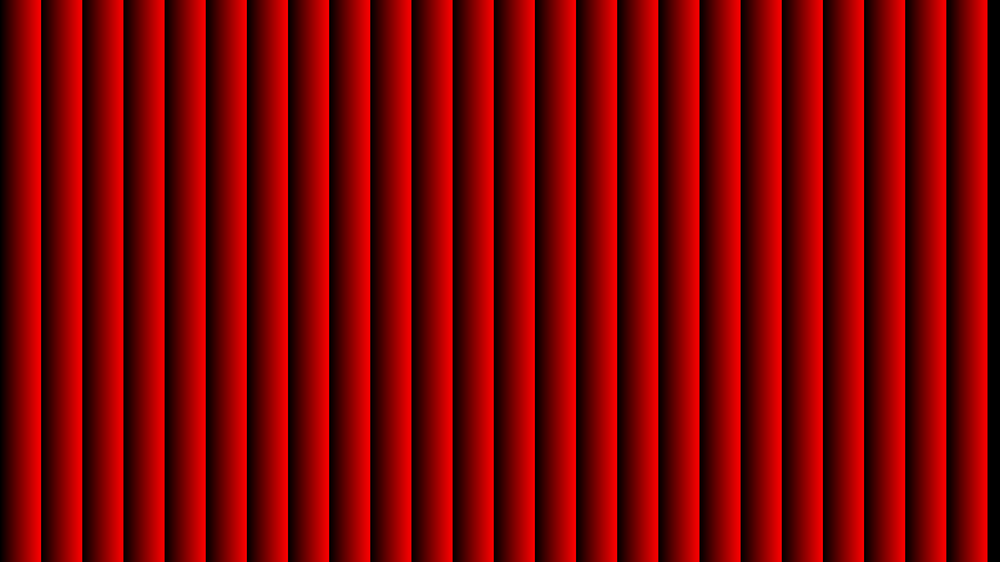
#> input picture RGBScript_shift both/R(blazed)_p79.png, 1000 x 562 px, shrunk from 1920 x 1080 before the run, found by its file name
$ python Merge_R_blybi.py
#> lines starting #> are read from the running program, lines starting #| are printed output that depends on the picture
# -*- coding: utf-8 -*-
"""
Created on Wed Feb 14 11:28:11 2024

@author: SG
"""

from PIL import Image
import numpy as np
import matplotlib.pyplot as plt

im_rh=plt.imread("C:/Users/Laboratorio/MakeHologram/RGBScript_shift both/R(blazed)_p79.png")
#> im_rh is the input picture: shape (562, 1000, 3) float32; mean R, G, B 0.492, 0, 0
# im_gh=plt.imread("Green(H)_p54.png")
im_bh=plt.imread("C:/Users/Laboratorio/MakeHologram/RGBScript_shift both/R(blazed)V_p400.png")
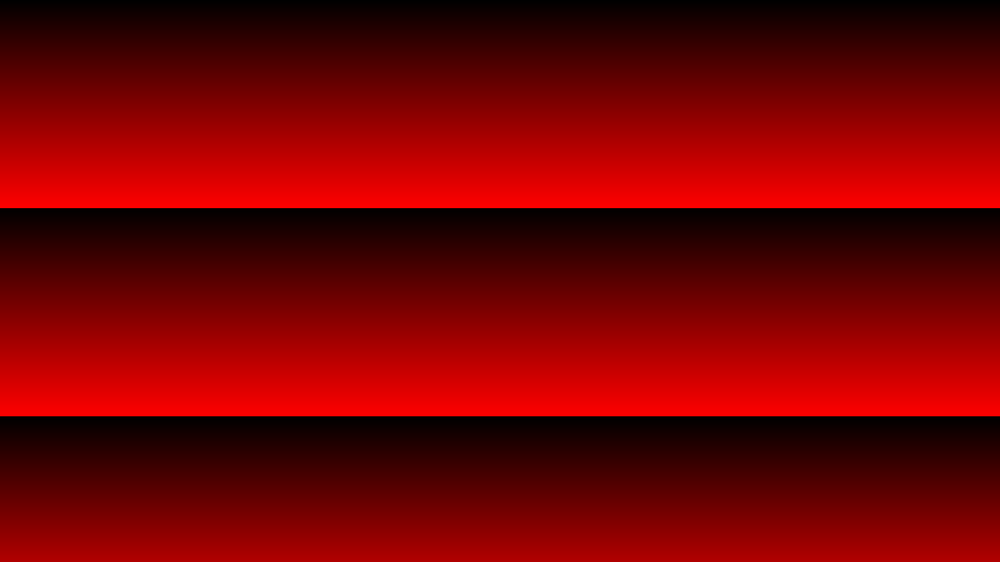
#> input picture RGBScript_shift both/R(blazed)V_p400.png, 1000 x 562 px, shrunk from 1920 x 1080 before the run, found by its file name
#> im_bh is the input picture: shape (562, 1000, 3) float32; mean R, G, B 0.459, 0, 0

im_rb=plt.imread("C:/Users/Laboratorio/MakeHologram/RGBScript_shift both/R_tri_92(V)_p70.png")
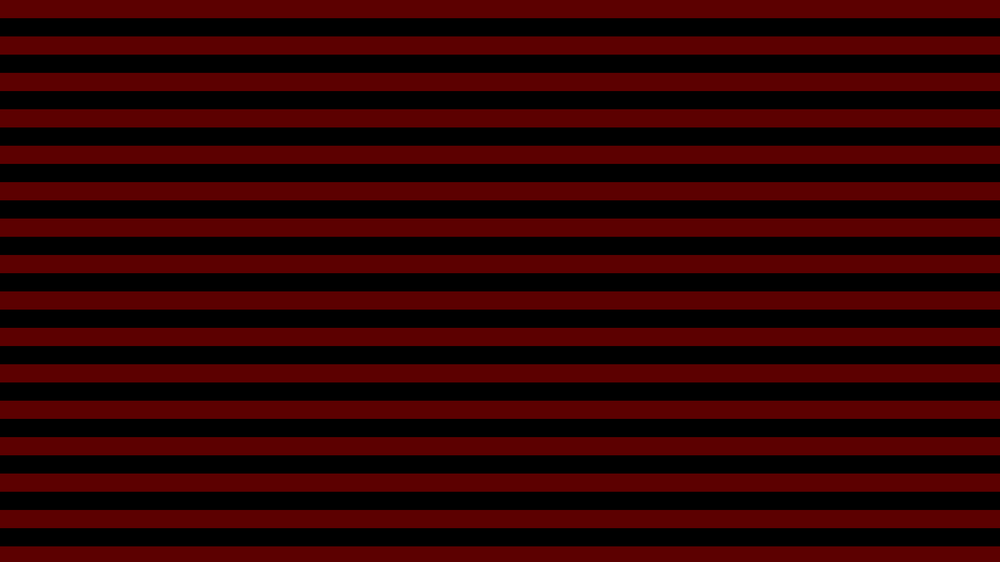
#> input picture RGBScript_shift both/R_tri_92(V)_p70.png, 1000 x 562 px, shrunk from 1920 x 1080 before the run, found by its file name
#> im_rb is the input picture: shape (562, 1000, 3) float32; mean R, G, B 0.186, 0, 0
# im_shift=plt.imread("C:/Users/Laboratorio/MakeHologram/RGBScript_shift both/R(blazed)_p128.png")
# im_gray=plt.imread("Gray(V)_p64.png")
im_rh_array = np.array(im_rh)*255
im_bh_array = np.array(im_bh)*255
# im_shift_array= np.array(im_shift)*255 # extra shift h

im_m = np.zeros_like(im_rh_array)
im_m[:,:,0]=im_rh_array[:,:,0]+im_bh_array[:,:,0]#+im_shift_array[:,:,0]
im_check=im_m[:,:,0] #!!!!!!!!!!!
im_check_h=im_rh_array[:,:,0]
im_check_v=im_bh_array[:,:,0]
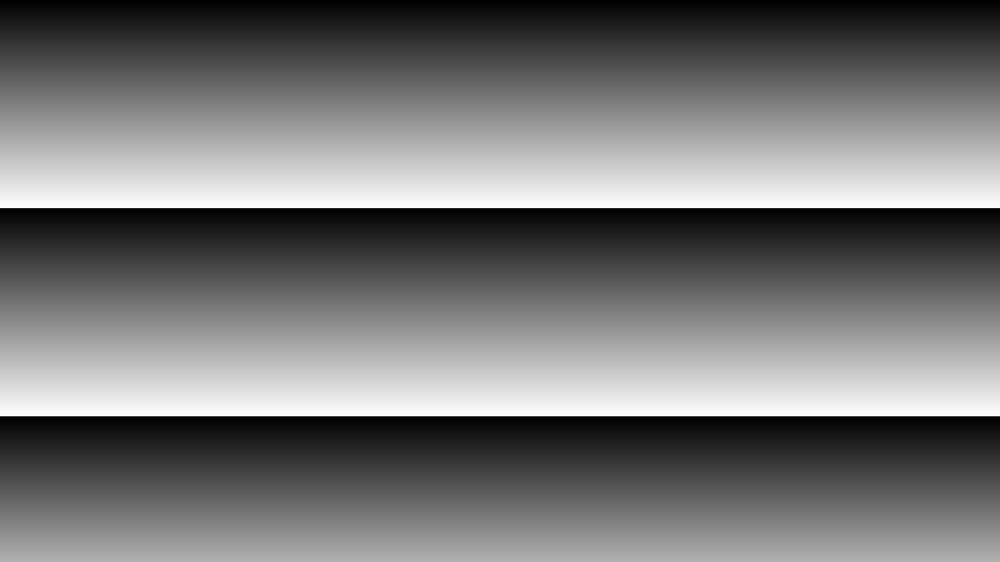
#> im_check_v: shape (562, 1000) float32; min 0, max 255, mean 116.9
im_int=im_check.astype(int)
# im_mod=(im_m/510)*255
# im_mod=im_mod.astype(np.uint8)

im_new_array = np.zeros_like(im_rh_array)
im_new_array[:,:,0] = im_int
im_new_array = im_new_array.astype(np.uint8)
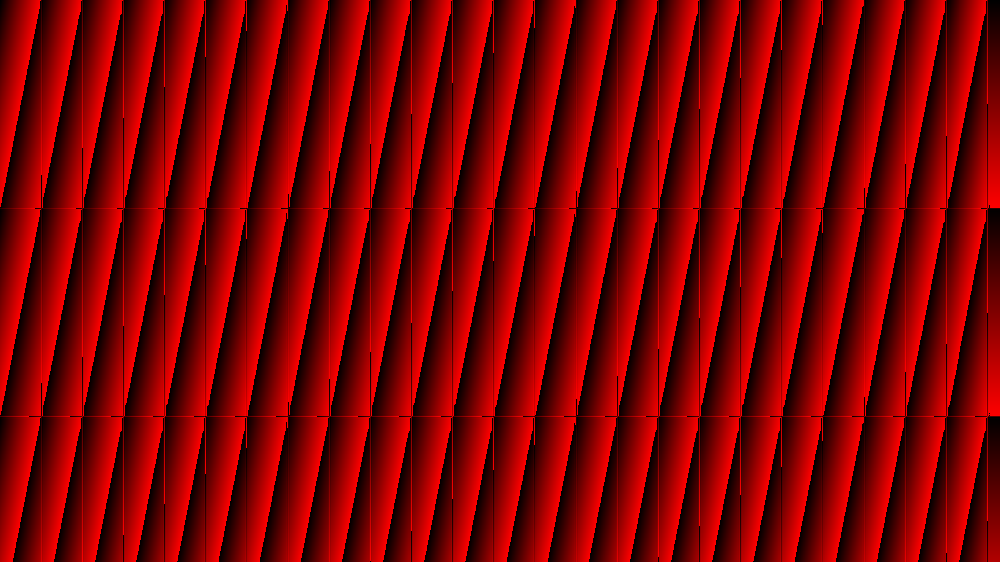
#> im_new_array: shape (562, 1000, 3); mean of channels 0, 1, 2 127.5, 0, 0; drawn as R, G, B

im_new = Image.fromarray(im_new_array)
# im_compare=Image.fromarray(im_mod)
im_new.save('RGB_R_bl2.png')

# plt.imshow(im_new_array)
im_new.show()

im_rb_array = np.array(im_rb)*255
im_m_3 = np.zeros_like(im_rh_array)
im_m_3[:,:,0]=im_rh_array[:,:,0]+im_bh_array[:,:,0]+im_rb_array[:,:,0]#+im_shift_array[:,:,0]
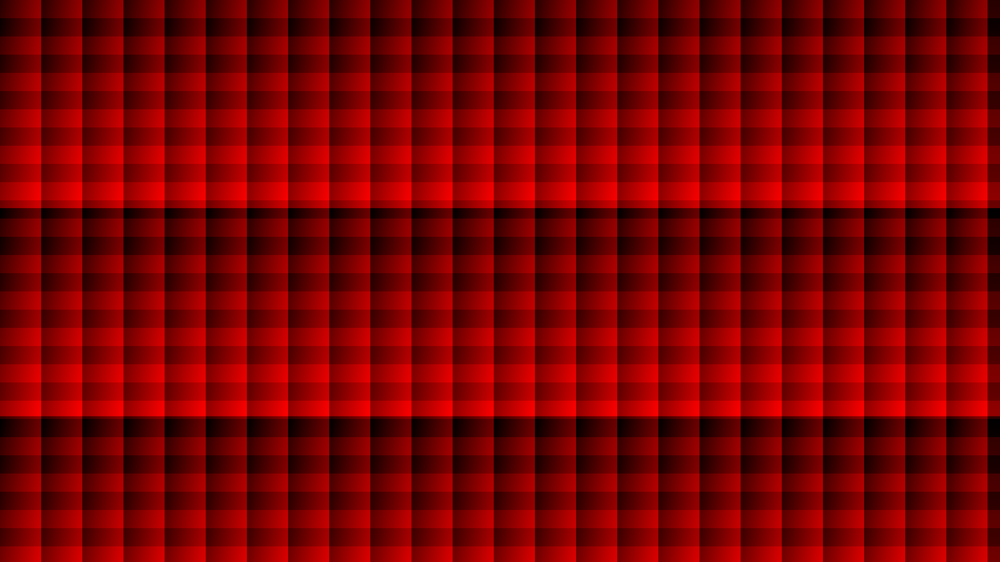
#> im_m_3: shape (562, 1000, 3) float32; mean R, G, B 289.9, 0, 0; drawn with min black and max white
im_check_3=im_m_3[:,:,0]
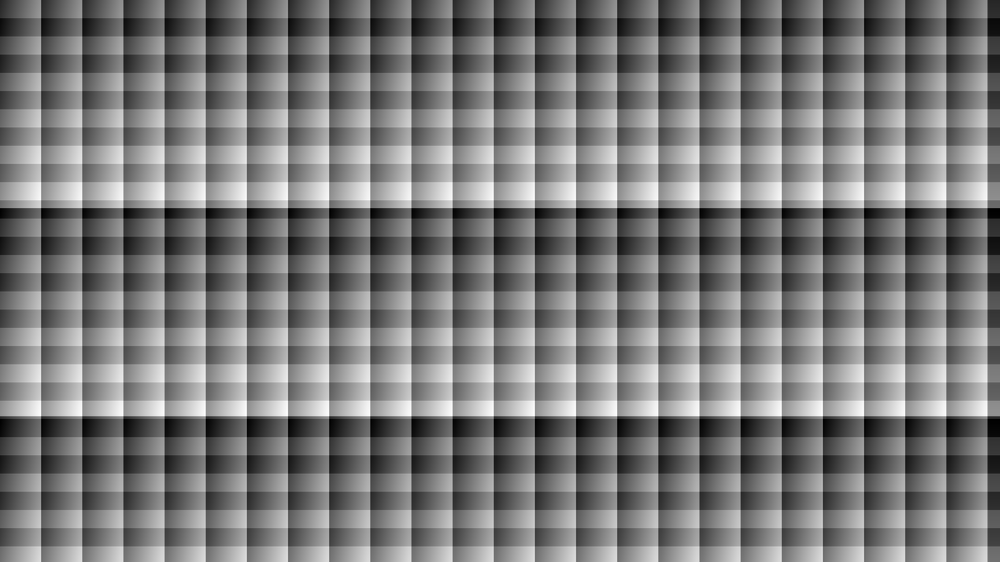
#> im_check_3: shape (562, 1000) float32; min 0, max 602, mean 289.9; drawn with min black and max white
im_int_3=im_check_3.astype(int)

im_new_arr_3 = np.zeros_like(im_rh_array)
im_new_arr_3[:,:,0] = im_int_3
im_new_arr_3=im_new_arr_3.astype(np.uint8)
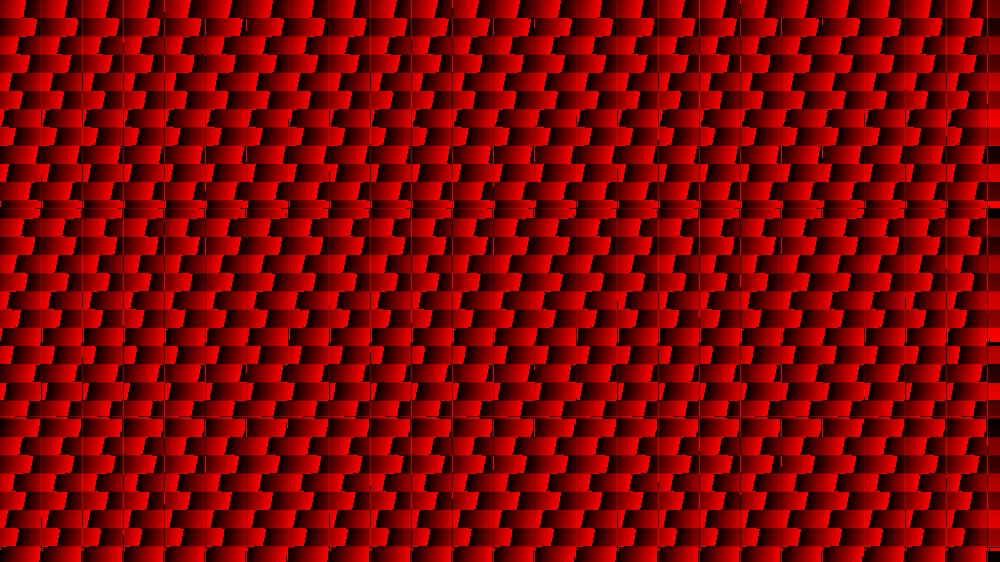
#> im_new_arr_3: shape (562, 1000, 3); mean of channels 0, 1, 2 127.5, 0, 0; drawn as R, G, B

im_new_3 = Image.fromarray(im_new_arr_3)
im_new_3.save('RGB_R_bl2_tri.png')

im_new_3.show()
